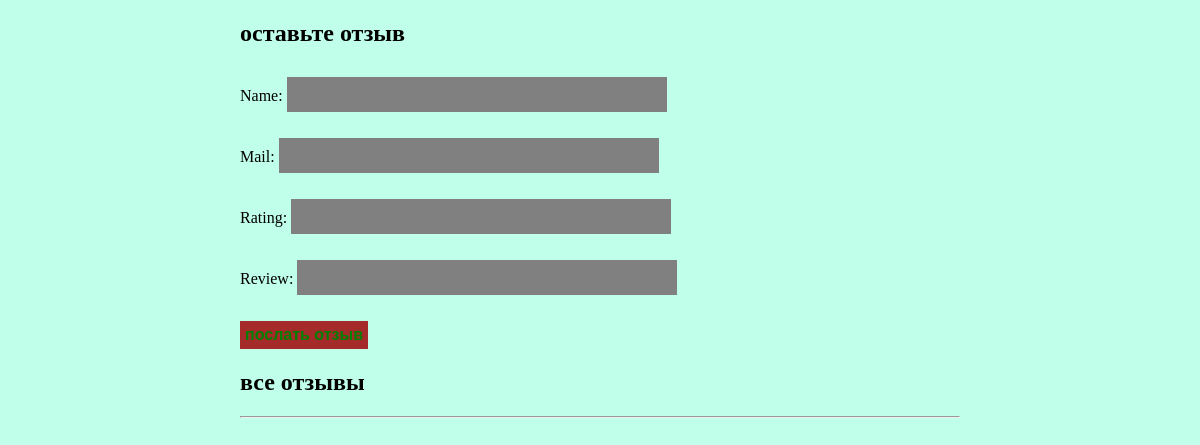
The page /review on the database as committed earlier.
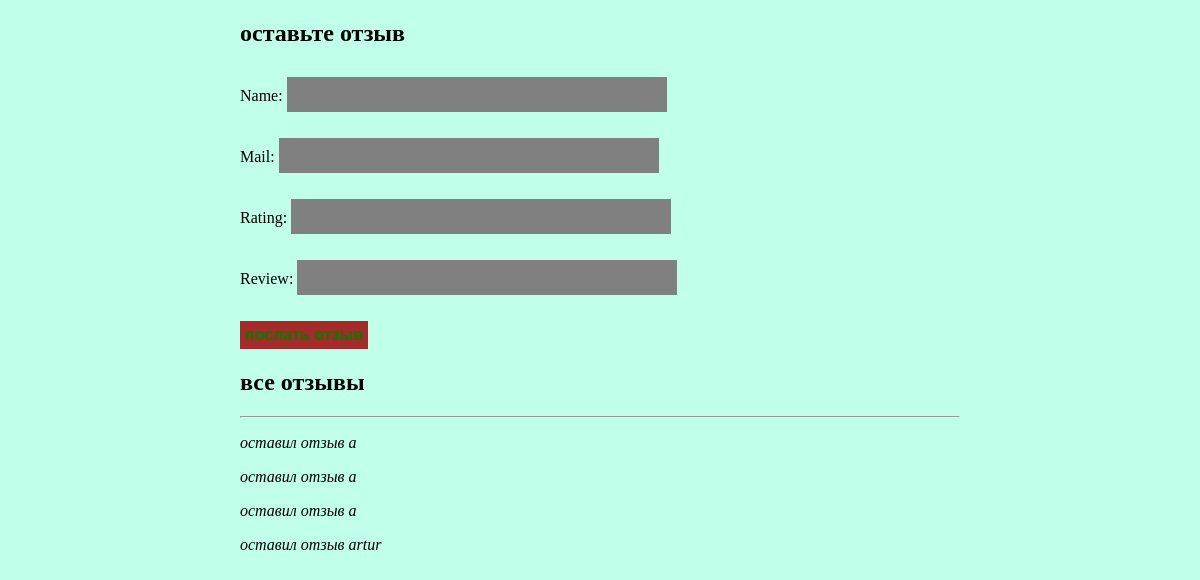
The same page on the database as committed later.
### chek/models.py (models this page shows, shortened)
class Review(models.Model):
    name = models.CharField(max_length=20)
    mail = models.EmailField()
    rating = models.IntegerField()
    review = models.CharField(max_length=20)

### chek/views.py (the view, shortened to what this page needs)
# urls.py: path("review",review,name = "review")
def review(request):
    form = Review_form()
    review1 = Review.objects.all()
    return render(request,"main.html",{"key_f":form,"key_r":review1})

### chek/forms.py
class Review_form(forms.ModelForm):
    class Meta:
        model = Review
        fields = ["name","mail","rating","review"]

### templates/main.html (shortened to what this page needs)
{%extends "base.html"%}
{%block content%}
<div class="form">
<h2>оставьте отзыв</h2>
<form method="post">
    {{key_f.as_p}}
    <p><input type="submit" value="послать отзыв"></p>
</form>
</div>
<div class="reviews">
    <h2>все отзывы</h2>
    <hr>
    {%for i in key_r%}
    <p><em>оставил отзыв {{i.name}}</em></p>
    {%endfor%}
</div>
{%endblock content%}

### templates/base.html (shortened to what this page needs)
<!DOCTYPE html>
{%load static%}
<html lang="en">
<head>
    <link rel="stylesheet" href="{%static 'css/style.css'%}">
</head>
<body>
    {%block content%}
    {%endblock content%}
</body>
</html>

### static/css/style.css (style rules this page uses)
body { margin-left:20%; margin-right:20%; background-color: rgba(127, 255, 212, 0.489); }
input,textarea { margin: 10px 0px 0px 0px; background: grey; border: 0; padding: 6px 10px; font-size: 20px; width: 50%; }
input[type = submit] { font-weight: bold; background-color: brown; color: green; width: auto; font-size: medium; padding: 5px 5px 5px 5px; margin: 10px 10px 0px 0px; }

Rows that differ between the two databases and show on the page:
added Review: name "a"
added Review: name "a"
added Review: name "a"
added Review: name "artur"
